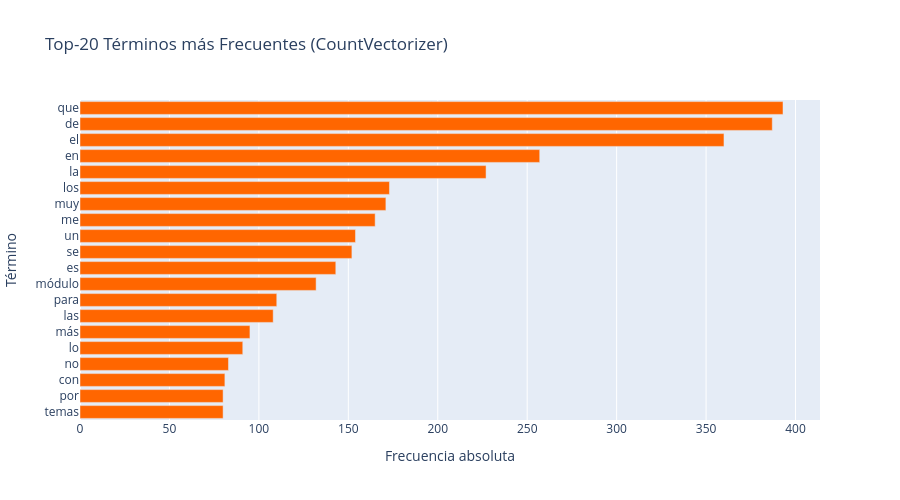

Here is the notebook cell this chart was saved with:
### Code cell
# === Visualización de frecuencias ===
fig = px.bar(x=freqs[top_idx], y=vocab[top_idx], orientation='h',
             labels={'x': 'Frecuencia absoluta', 'y': 'Término'},
             title='Top-20 Términos más Frecuentes (CountVectorizer)',
             color_discrete_sequence=['#FF6600'])
fig.update_layout(yaxis={'categoryorder': 'total ascending'}, height=500)
fig.show()

### Figure 1 — Plotly figure (JSON) as saved in the notebook; plotly's stock layout.template omitted (floating-point values rounded to 4 significant figures)
{"data": [{"hovertemplate": "Frecuencia absoluta=%{x}<br>Término=%{y}<extra></extra>", "legendgroup": "", "marker": {"color": "#FF6600", "pattern": {"shape": ""}}, "name": "", "orientation": "h", "showlegend": false, "textposition": "auto", "type": "bar", "x": [80, 80, 81, 83, 91, 95, 108, 110, 132, 143, 152, 154, 165, 171, 173, 227, 257, 360, 387, 393], "xaxis": "x", "y": ["temas", "por", "con", "no", "lo", "más", "las", "para", "módulo", "es", "se", "un", "me", "muy", "los", "la", "en", "el", "de", "que"], "yaxis": "y"}], "layout": {"barmode": "relative", "height": 500, "legend": {"tracegroupgap": 0}, "title": {"text": "Top-20 Términos más Frecuentes (CountVectorizer)"}, "xaxis": {"anchor": "y", "domain": [0, 1], "title": {"text": "Frecuencia absoluta"}}, "yaxis": {"anchor": "x", "categoryorder": "total ascending", "domain": [0, 1], "title": {"text": "Término"}}}}
